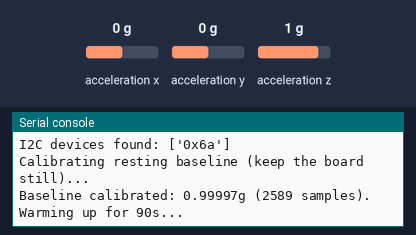
Bench run of a program on a simulated Raspberry Pi Pico running MicroPython. Parts: the last lines printed to the serial console. Inputs (shaded band) come from the test bench; at power-on: acceleration x 0 g, acceleration y 0 g, acceleration z 1 g. WiFi joins after 1.5 s; the interpreter's speed is modelled, so counts of loop turns are approximate; library files of the repository ran but are not shown: lsm6dsox.py.

Above: at 4.4 s.
4.5 s: acceleration x set to -1.4 g
At 7.1 s:
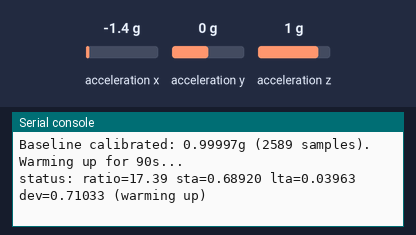
7.5 s: acceleration y set to -1.4 g
9.0 s: acceleration z set to -1.4 g
At 10.6 s:
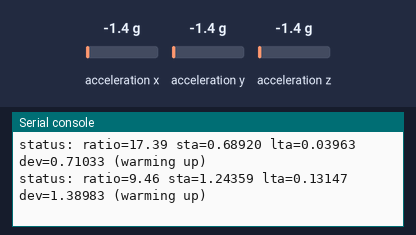
Timing chart, 0 to 12.1 s (numbered marks = the images above; inputs shaded):
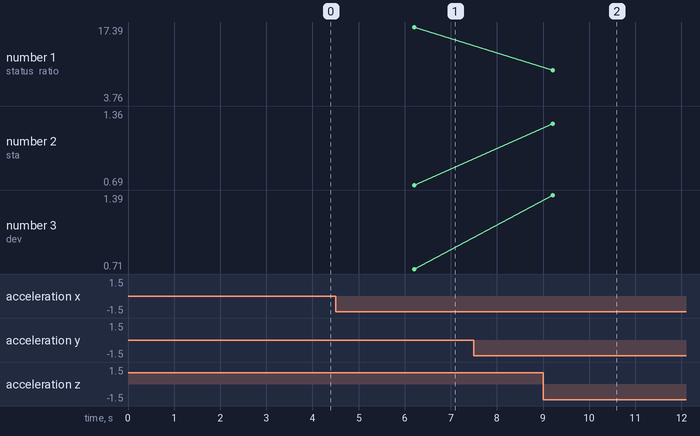

Measured:
- after the input at 4.5 s, the serial console: prints a new line after 1.7 s (image 1)
- after the input at 9.0 s, the serial console: prints a new line after 0.21 s (image 2)
- plotted number 1: 17.39 → 3.76 after the input at 9.0 s
- plotted number 2: 0.69 → 1.33 after the input at 9.0 s
- plotted number 3: 0.71 → 1.32 after the input at 9.0 s

The program:

main.py
```python
# main.py -- runs automatically on power-up (MicroPython convention: any file
# named main.py on the device root is run after boot).
#
# What this does: polls the LSM6DSOX as fast as I2C allows, and runs a
# classic seismology-style STA/LTA (short-term-average / long-term-average)
# trigger on the deviation of the acceleration vector's magnitude from its
# resting value. STA/LTA is what real seismometer software (e.g. ObsPy's
# recursive_sta_lta) uses too: a short EMA tracks "what's happening right
# now," a long EMA tracks "the ambient noise floor," and a trigger fires
# when the ratio between them spikes -- which adapts to your specific
# mounting location's normal vibration level instead of using one fixed
# threshold that might be too twitchy in a noisy spot or too dead in a
# quiet one.
#
# Using the acceleration vector's *magnitude* (not a single axis) means the
# sensor doesn't need to be mounted perfectly level or in any particular
# orientation -- at rest, |x,y,z| is always ~1g regardless of which way is
# "up" for the board.

import time
import network
import urequests
from machine import I2C, Pin
from lsm6dsox import LSM6DSOX
import config

# ---- Tunables ---------------------------------------------------------
I2C_SDA_PIN = 4
I2C_SCL_PIN = 5

STA_TAU_S = 0.5  # short-term average time constant (seconds)
LTA_TAU_S = 30.0  # long-term average time constant (seconds)
BASELINE_TAU_S = 120.0  # very slow EMA tracking the resting ~1g offset
WARMUP_S = 90  # ignore triggers for this long after boot, while STA/LTA settle

TRIGGER_RATIO = 4.0  # STA/LTA ratio that starts an event. Measured idle
# ratio on this board (after the baseline-calibration and lta-guard fixes)
# settles around 1.0-1.5 at rest; 3.0 caught real shakes fine but was also
# tripped by just tapping the table, so 4.0 is the confirmed-good working
# value -- comfortable headroom above idle noise, still sensitive to a
# genuine small tremor. Watch DEBUG_STATUS if you ever want to retune.
DETRIGGER_RATIO = 1.3  # STA/LTA ratio that ends an event -- comfortably
# below TRIGGER_RATIO and above the ~1.0-1.5 idle range, so a real event
# fully de-triggers once it settles back to normal instead of flapping.
TRIGGER_CONFIRM_SAMPLES = 3  # consecutive over-threshold samples required to fire
MIN_EVENT_MS = 150  # basic floor against instant one-sample blips; note that STA
# smoothing itself stretches a brief tap into a longer-looking event (a single
# knock can still end up reported as ~1s long), so this alone won't cleanly
# separate "someone bumped the table" from a real quake -- amplitude is the
# more reliable signal for that: a tap is a low peak-g event, a real quake is not.
AMPLITUDE_SCALE = 3000  # peak g-deviation * this = reported amplitude (0-1000, clipped)
DEBUG_STATUS = True  # print the live STA/LTA ratio every few seconds -- turn
# this on while tuning so you can see how close ambient noise sits to
# TRIGGER_RATIO, then turn it off (or just ignore the extra print) once happy.
DEBUG_STATUS_INTERVAL_S = 3

# ---- Impulsive-event rejection (door slams, taps, footsteps) ------------
# STA/LTA amplitude alone can't tell a sharp mechanical knock from a real
# tremor -- a knock can produce just as high (often higher) peak-g as a
# gentle real shake. The real physical difference is duration/shape: a
# knock is a single brief impulse that the board's structure absorbs and
# stops ringing from almost immediately, while real ground shaking keeps
# the raw signal meaningfully elevated for a sustained stretch (multiple
# oscillation cycles), not just one spike. STA smoothing itself can't be
# used to tell these apart -- it stretches a single sharp knock into a
# ~1s-long-looking event on its own -- so this checks the *raw* deviation
# signal directly, before STA/LTA smoothing blurs the two together.
RAW_ELEVATED_MULT = 2.0  # a raw sample counts as "elevated" once dev
# exceeds this multiple of the (frozen, pre-event) lta noise floor
SUSTAINED_MS = 200  # raw dev must stay elevated for at least this many
# consecutive milliseconds somewhere during the event to be treated as
# real shaking rather than a single impulsive knock. This is the main
# knob to retune here -- if real small tremors are getting rejected as
# "impulsive," lower it; if taps/door slams still slip through, raise it.
# -------------------------------------------------------------------------

# IMPORTANT while testing: WARMUP_S below only blocks *triggering* -- the
# LTA (ambient noise floor) and baseline keep updating the entire time,
# warmup included. If you shake the board hard during those first 90s to see
# if it "works," that shake gets absorbed into LTA as if it were normal
# background noise, which raises your effective threshold for the next
# ~30-90s (LTA's own time constant) even after warmup ends -- so a second
# test shake right after can look like it "doesn't trigger" when really the
# first shake poisoned the baseline. Power-cycle, leave it completely still
# for the full warmup, *then* do your test shake.


def connect_wifi():
    wlan = network.WLAN(network.STA_IF)
    wlan.active(True)
    if not wlan.isconnected():
        print("Connecting to WiFi...")
        wlan.connect(config.WIFI_SSID, config.WIFI_PASSWORD)
        for _ in range(30):
            if wlan.isconnected():
                break
            time.sleep(1)
    if wlan.isconnected():
        print("WiFi connected:", wlan.ifconfig()[0])
    else:
        print("WiFi did not connect -- check config.py. Will retry before the next report.")
    return wlan


REPORT_RETRIES = 3  # first HTTPS request after boot (or after a while idle) can
# fail once with a low-level socket error even when WiFi/DNS/TLS are all fine
# -- this has been observed in practice and isn't specific to this endpoint,
# so a real trigger gets a couple of quick retries rather than being dropped.
REPORT_RETRY_DELAY_S = 1.5


def _post_event(amplitude, duration_ms):
    resp = urequests.post(
        config.INGEST_URL,
        headers={"Content-Type": "application/json", "X-Api-Key": config.STATION_API_KEY},
        json={"amplitude": round(amplitude, 2), "durationMs": int(duration_ms)},
    )
    text = resp.text
    resp.close()
    return text


def report_event(wlan, amplitude, duration_ms):
    if not wlan.isconnected():
        wlan = connect_wifi()
    for attempt in range(1, REPORT_RETRIES + 1):
        try:
            print("Reported event:", _post_event(amplitude, duration_ms))
            return wlan
        except Exception as e:
            print("Report attempt %d/%d failed: %s" % (attempt, REPORT_RETRIES, e))
            if attempt < REPORT_RETRIES:
                time.sleep(REPORT_RETRY_DELAY_S)
    print("Giving up on this report after %d attempts." % REPORT_RETRIES)
    return wlan


def ema_alpha(dt, tau):
    return dt / (tau + dt)


def main():
    wlan = connect_wifi()

    i2c = I2C(0, sda=Pin(I2C_SDA_PIN), scl=Pin(I2C_SCL_PIN), freq=400000)
    print("I2C devices found:", [hex(a) for a in i2c.scan()])
    sensor = LSM6DSOX(i2c)

    # Calibrate the resting baseline from real readings instead of assuming
    # exactly 1.000g. Board tilt and per-unit sensor offset error mean the
    # true resting |acceleration| is almost never exactly 1g -- starting
    # from a wrong guess creates a large fake "dev" that BASELINE_TAU_S (120s)
    # takes a long time to settle out of, which swamps the real ambient noise
    # floor for minutes and makes low-ratio tuning meaningless during that
    # window. Don't touch the board during this 1s calibration.
    print("Calibrating resting baseline (keep the board still)...")
    calib_sum = 0.0
    calib_n = 0
    calib_start = time.ticks_ms()
    while time.ticks_diff(time.ticks_ms(), calib_start) < 1000:
        cx, cy, cz = sensor.acceleration()
        calib_sum += (cx * cx + cy * cy + cz * cz) ** 0.5
        calib_n += 1
    baseline = calib_sum / calib_n
    print("Baseline calibrated: %.5fg (%d samples). Warming up for %ds..." % (
        baseline, calib_n, WARMUP_S
    ))

    sta = 0.0
    lta = 0.0
    triggered = False
    trigger_start = 0
    peak_dev = 0.0
    confirm_count = 0
    elevated_run_ms = 0.0
    max_elevated_run_ms = 0.0

    boot_time = time.ticks_ms()
    last_t = boot_time
    last_debug_print = boot_time

    while True:
        x, y, z = sensor.acceleration()
        mag = (x * x + y * y + z * z) ** 0.5

        now = time.ticks_ms()
        dt = time.ticks_diff(now, last_t) / 1000.0
        last_t = now
        if dt <= 0:
            continue

        dev = abs(mag - baseline)

        sta += (dev - sta) * ema_alpha(dt, STA_TAU_S)
        if not triggered:
            # Freeze LTA/baseline while an event is in progress, so a real
            # earthquake doesn't get absorbed into "the new normal" mid-shake.
            lta += (dev - lta) * ema_alpha(dt, LTA_TAU_S)
            baseline += (mag - baseline) * ema_alpha(dt, BASELINE_TAU_S)

        ratio = (sta / lta) if lta > 0.00002 else 0.0
        # NOTE: this guard used to sit at 0.0005 -- fine back when a baseline
        # seeding bug made lta run 10-20x too high, but with baseline now
        # calibrated correctly, real quiet-room lta legitimately settles well
        # below the old 0.0005 floor, which was forcing ratio to a permanent
        # 0.00 and made triggering impossible. This value only needs to be
        # small enough to dodge a literal divide-by-near-zero at boot.
        warmed_up = time.ticks_diff(now, boot_time) > WARMUP_S * 1000

        if DEBUG_STATUS and not triggered:
            if time.ticks_diff(now, last_debug_print) >= DEBUG_STATUS_INTERVAL_S * 1000:
                last_debug_print = now
                print("status: ratio=%.2f sta=%.5f lta=%.5f dev=%.5f%s" % (
                    ratio, sta, lta, dev, "" if warmed_up else " (warming up)"
                ))

        if not triggered:
            if warmed_up and ratio > TRIGGER_RATIO:
                confirm_count += 1
                if confirm_count >= TRIGGER_CONFIRM_SAMPLES:
                    triggered = True
                    trigger_start = now
                    peak_dev = dev
                    elevated_run_ms = 0.0
                    max_elevated_run_ms = 0.0
                    print("TRIGGER (ratio=%.2f)" % ratio)
            else:
                confirm_count = 0
        else:
            peak_dev = max(peak_dev, dev)

            if dev > lta * RAW_ELEVATED_MULT:
                elevated_run_ms += dt * 1000.0
            else:
                elevated_run_ms = 0.0
            max_elevated_run_ms = max(max_elevated_run_ms, elevated_run_ms)

            if ratio < DETRIGGER_RATIO:
                duration_ms = time.ticks_diff(now, trigger_start)
                triggered = False
                confirm_count = 0
                is_impulsive = max_elevated_run_ms < SUSTAINED_MS
                print("de-trigger: peak=%.4fg duration=%dms sustained=%dms%s" % (
                    peak_dev, duration_ms, max_elevated_run_ms,
                    " -> IMPULSIVE, not reporting (looks like a knock/door/tap)" if is_impulsive else ""
                ))
                if duration_ms >= MIN_EVENT_MS and not is_impulsive:
                    amplitude = min(1000.0, peak_dev * AMPLITUDE_SCALE)
                    wlan = report_event(wlan, amplitude, duration_ms)


try:
    main()
except KeyboardInterrupt:
    print("Stopped.")
```

config.py
```python
# config.py -- fill these in, then upload to the Pico alongside the other files.
# Keep this file private: your WiFi password and station API key both live here.

WIFI_SSID = "your-wifi-name"
WIFI_PASSWORD = "your-wifi-password"

# From the "Register station" flow on livequakes.com -- shown once, save it
# then. Register a new station for this device (don't reuse a test key).
STATION_API_KEY = "PASTE_YOUR_STATION_API_KEY_HERE"

INGEST_URL = "https://us-central1-livequakes.cloudfunctions.net/ingestEvent"
```
